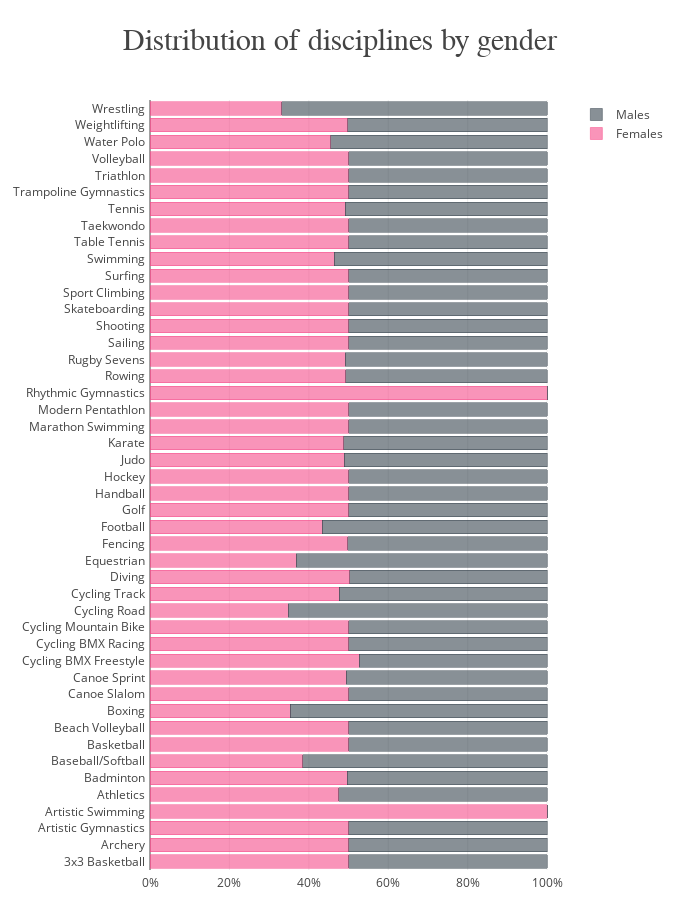

The cell this chart's notebook holds for it:
### Code cell
entries_gender
entries_gender.loc[:,['Female', 'Male', 'Total']] = entries_gender.loc[:,['Female', 'Male', 'Total']].astype(float)
entries_gender['discipline'] = entries_gender.index
entries_gender['females_ratio'] = entries_gender['Female'] / entries_gender['Total']
entries_gender['males_ratio'] = entries_gender['Male'] / entries_gender['Total']

fig = go.Figure()
fig.add_trace(go.Bar(
    y=entries_gender.discipline,
    x=entries_gender.females_ratio,
    orientation='h',
    name='Females',
    marker=dict(
        color='rgba(246, 78, 139, 0.6)',
        line=dict(color='rgba(246, 78, 139, 1.0)')
    )
))
fig.add_trace(go.Bar(
    y=entries_gender.discipline,
    x=entries_gender.males_ratio,
    orientation='h',
    name='Males',
    marker=dict(
        color='rgba(58, 71, 80, 0.6)',
        line=dict(color='rgba(58, 71, 80, 1.0)')
    )
))

template = dict(layout=go.Layout(title_font=dict(family="Rockwell", size=30)))

fig.update_layout(
                title = 'Distribution of disciplines by gender',
                template = template,
                barmode='stack', 
                autosize=False,
                width=680,
                height=900,
                margin=dict(
                  l=150,
                  r=100,
                   b=30,
                   t=100,
                   pad=4
                          )
)

fig.layout.xaxis.tickformat = ',.0%'
fig.show()

### Figure 1 — Plotly figure (JSON) as saved in the notebook; plotly's stock layout.template omitted (floating-point values rounded to 4 significant figures)
{"data": [{"marker": {"color": "rgba(246, 78, 139, 0.6)", "line": {"color": "rgba(246, 78, 139, 1.0)"}}, "name": "Females", "orientation": "h", "type": "bar", "x": [0.5, 0.5, 0.5, 1, 0.4748, 0.4971, 0.3846, 0.5, 0.5, 0.3529, 0.5, 0.494, 0.5263, 0.5, 0.5, 0.3483, 0.4762, 0.5035, 0.3687, 0.4977, 0.4342, 0.5, 0.5, 0.5, 0.4885, 0.4878, 0.5, 0.5, 1, 0.4923, 0.4916, 0.5, 0.5, 0.5, 0.5, 0.5, 0.4634, 0.5, 0.5, 0.4921, 0.5, 0.5, 0.5, 0.4552, 0.4975, 0.3322], "y": ["3x3 Basketball", "Archery", "Artistic Gymnastics", "Artistic Swimming", "Athletics", "Badminton", "Baseball/Softball", "Basketball", "Beach Volleyball", "Boxing", "Canoe Slalom", "Canoe Sprint", "Cycling BMX Freestyle", "Cycling BMX Racing", "Cycling Mountain Bike", "Cycling Road", "Cycling Track", "Diving", "Equestrian", "Fencing", "Football", "Golf", "Handball", "Hockey", "Judo", "Karate", "Marathon Swimming", "Modern Pentathlon", "Rhythmic Gymnastics", "Rowing", "Rugby Sevens", "Sailing", "Shooting", "Skateboarding", "Sport Climbing", "Surfing", "Swimming", "Table Tennis", "Taekwondo", "Tennis", "Trampoline Gymnastics", "Triathlon", "Volleyball", "Water Polo", "Weightlifting", "Wrestling"]}, {"marker": {"color": "rgba(58, 71, 80, 0.6)", "line": {"color": "rgba(58, 71, 80, 1.0)"}}, "name": "Males", "orientation": "h", "type": "bar", "x": [0.5, 0.5, 0.5, 0, 0.5252, 0.5029, 0.6154, 0.5, 0.5, 0.6471, 0.5, 0.506, 0.4737, 0.5, 0.5, 0.6517, 0.5238, 0.4965, 0.6313, 0.5023, 0.5658, 0.5, 0.5, 0.5, 0.5115, 0.5122, 0.5, 0.5, 0, 0.5077, 0.5084, 0.5, 0.5, 0.5, 0.5, 0.5, 0.5366, 0.5, 0.5, 0.5079, 0.5, 0.5, 0.5, 0.5448, 0.5025, 0.6678], "y": ["3x3 Basketball", "Archery", "Artistic Gymnastics", "Artistic Swimming", "Athletics", "Badminton", "Baseball/Softball", "Basketball", "Beach Volleyball", "Boxing", "Canoe Slalom", "Canoe Sprint", "Cycling BMX Freestyle", "Cycling BMX Racing", "Cycling Mountain Bike", "Cycling Road", "Cycling Track", "Diving", "Equestrian", "Fencing", "Football", "Golf", "Handball", "Hockey", "Judo", "Karate", "Marathon Swimming", "Modern Pentathlon", "Rhythmic Gymnastics", "Rowing", "Rugby Sevens", "Sailing", "Shooting", "Skateboarding", "Sport Climbing", "Surfing", "Swimming", "Table Tennis", "Taekwondo", "Tennis", "Trampoline Gymnastics", "Triathlon", "Volleyball", "Water Polo", "Weightlifting", "Wrestling"]}], "layout": {"autosize": false, "barmode": "stack", "height": 900, "margin": {"b": 30, "l": 150, "pad": 4, "r": 100, "t": 100}, "title": {"text": "Distribution of disciplines by gender"}, "width": 680, "xaxis": {"tickformat": ",.0%"}}}
